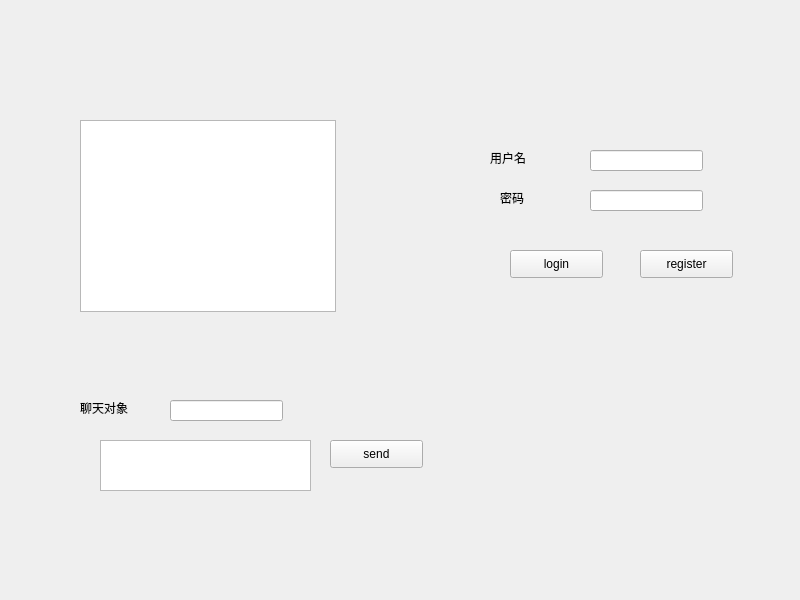
<?xml version="1.0" encoding="UTF-8"?>
<ui version="4.0">
 <class>Widget</class>
 <widget class="QWidget" name="Widget">
  <property name="geometry">
   <rect>
    <x>0</x>
    <y>0</y>
    <width>800</width>
    <height>600</height>
   </rect>
  </property>
  <property name="windowTitle">
   <string>Widget</string>
  </property>
  <widget class="QPushButton" name="loginButton">
   <property name="geometry">
    <rect>
     <x>510</x>
     <y>250</y>
     <width>93</width>
     <height>28</height>
    </rect>
   </property>
   <property name="text">
    <string>login</string>
   </property>
  </widget>
  <widget class="QLineEdit" name="lineEdit_username">
   <property name="geometry">
    <rect>
     <x>590</x>
     <y>150</y>
     <width>113</width>
     <height>21</height>
    </rect>
   </property>
  </widget>
  <widget class="QLineEdit" name="lineEdit_pwd">
   <property name="geometry">
    <rect>
     <x>590</x>
     <y>190</y>
     <width>113</width>
     <height>21</height>
    </rect>
   </property>
   <property name="focusPolicy">
    <enum>Qt::StrongFocus</enum>
   </property>
   <property name="echoMode">
    <enum>QLineEdit::Password</enum>
   </property>
   <property name="clearButtonEnabled">
    <bool>false</bool>
   </property>
  </widget>
  <widget class="QLabel" name="label">
   <property name="geometry">
    <rect>
     <x>490</x>
     <y>150</y>
     <width>72</width>
     <height>15</height>
    </rect>
   </property>
   <property name="text">
    <string>用户名</string>
   </property>
  </widget>
  <widget class="QLabel" name="label_2">
   <property name="geometry">
    <rect>
     <x>500</x>
     <y>190</y>
     <width>72</width>
     <height>15</height>
    </rect>
   </property>
   <property name="text">
    <string>密码</string>
   </property>
  </widget>
  <widget class="QPushButton" name="sendButton">
   <property name="geometry">
    <rect>
     <x>330</x>
     <y>440</y>
     <width>93</width>
     <height>28</height>
    </rect>
   </property>
   <property name="text">
    <string>send</string>
   </property>
  </widget>
  <widget class="QTextBrowser" name="textBrowser">
   <property name="geometry">
    <rect>
     <x>80</x>
     <y>120</y>
     <width>256</width>
     <height>192</height>
    </rect>
   </property>
  </widget>
  <widget class="QTextEdit" name="inputEdit">
   <property name="geometry">
    <rect>
     <x>100</x>
     <y>440</y>
     <width>211</width>
     <height>51</height>
    </rect>
   </property>
  </widget>
  <widget class="QPushButton" name="registerButton">
   <property name="geometry">
    <rect>
     <x>640</x>
     <y>250</y>
     <width>93</width>
     <height>28</height>
    </rect>
   </property>
   <property name="text">
    <string>register</string>
   </property>
  </widget>
  <widget class="QLineEdit" name="lineEdit_reciever">
   <property name="geometry">
    <rect>
     <x>170</x>
     <y>400</y>
     <width>113</width>
     <height>21</height>
    </rect>
   </property>
  </widget>
  <widget class="QLabel" name="label_3">
   <property name="geometry">
    <rect>
     <x>80</x>
     <y>400</y>
     <width>72</width>
     <height>15</height>
    </rect>
   </property>
   <property name="text">
    <string>聊天对象</string>
   </property>
  </widget>
 </widget>
 <resources/>
 <connections/>
</ui>
